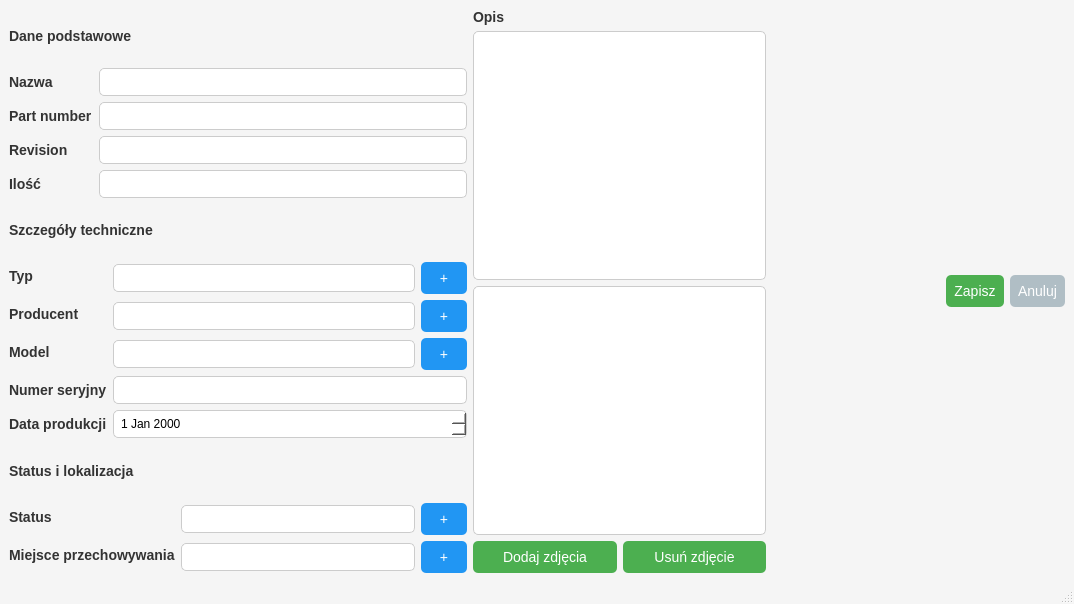
<?xml version="1.0" encoding="UTF-8"?>
<ui version="4.0">
 <class>MainWindow</class>
 <widget class="QMainWindow" name="MainWindow">
  <property name="geometry">
   <rect>
    <x>0</x>
    <y>0</y>
    <width>1074</width>
    <height>604</height>
   </rect>
  </property>
  <property name="windowTitle">
   <string>MainWindow</string>
  </property>
  <property name="styleSheet">
   <string notr="true">
QMainWindow {
    background-color: #F5F5F5; /* Jasnoszare tło aplikacji */
}

QLabel {
    color: #333333; /* Ciemny kolor czcionki dla etykiet */
    font-size: 14px;
    font-weight: bold;
}

QLineEdit, QComboBox, QDateEdit, QPlainTextEdit {
    border: 1px solid #CCCCCC; /* Jasnoszare ramki */
    border-radius: 5px;
    padding: 5px;
    background-color: #FFFFFF; /* Białe tło pól */
    color: #000000; /* Czarny tekst */
    min-width: 200px; /* Minimalna szerokość pól dla spójności */
}

QComboBox QAbstractItemView {
    background-color: #FFFFFF;
    color: #000000;
    selection-background-color: #4CAF50; /* Zielone tło wybranego elementu */
    selection-color: #FFFFFF; /* Biały tekst wybranego elementu */
}

QComboBox::drop-down {
    border: none;
    subcontrol-origin: padding;
    subcontrol-position: top right;
    width: 20px;
}

QPushButton {
    border: none;
    border-radius: 5px;
    padding: 8px;
    font-size: 14px;
}

/* Styl przycisku Zapisz oraz przycisków dodaj/usuń zdjęcie */
QPushButton#New_item_PushButton_OK,
QPushButton#New_item_addPhoto,
QPushButton#New_item_removePhoto {
    background-color: #4CAF50; /* Zielony kolor akcji zatwierdzających */
    color: white;
}

/* Styl przycisku Anuluj */
QPushButton#New_item_PushButton_Cancel {
    background-color: #B0BEC5; /* Szary kolor anulowania */
    color: white;
}

/* Styl przycisków dodających nowe wpisy (+) */
QPushButton#New_item_addType,
QPushButton#New_item_addVendor,
QPushButton#New_item_addModel,
QPushButton#New_item_addStatus,
QPushButton#New_item_addStoragePlace {
    background-color: #2196F3; /* Niebieski dla przycisków &quot;Dodaj&quot; */
    color: white;
    min-width: 30px;
    max-width: 30px;
}

/* Efekt najechania na dowolny przycisk */
QPushButton:hover {
    opacity: 0.8;
}

/* Styl widoku zdjęcia */
QGraphicsView {
    border: 1px solid #CCCCCC;
    border-radius: 5px;
    background-color: #FFFFFF;
}</string>
  </property>
  <widget class="QWidget" name="centralwidget">
   <layout class="QHBoxLayout" name="mainLayout">
    <item>
     <layout class="QVBoxLayout" name="leftLayout">
      <item>
       <widget class="QLabel" name="basicInfoLabel">
        <property name="font">
         <font>
          <pointsize>-1</pointsize>
          <bold>true</bold>
         </font>
        </property>
        <property name="text">
         <string>Dane podstawowe</string>
        </property>
       </widget>
      </item>
      <item>
       <layout class="QFormLayout" name="basicInfoForm">
        <item row="0" column="0">
         <widget class="QLabel" name="label_2">
          <property name="text">
           <string>Nazwa</string>
          </property>
         </widget>
        </item>
        <item row="0" column="1">
         <widget class="QLineEdit" name="New_item_name"/>
        </item>
        <item row="1" column="0">
         <widget class="QLabel" name="label_11">
          <property name="text">
           <string>Part number</string>
          </property>
         </widget>
        </item>
        <item row="1" column="1">
         <widget class="QLineEdit" name="New_item_partNumber"/>
        </item>
        <item row="2" column="0">
         <widget class="QLabel" name="label_12">
          <property name="text">
           <string>Revision</string>
          </property>
         </widget>
        </item>
        <item row="2" column="1">
         <widget class="QLineEdit" name="New_item_revision"/>
        </item>
        <item row="3" column="0">
         <widget class="QLabel" name="label_13">
          <property name="text">
           <string>Ilość</string>
          </property>
         </widget>
        </item>
        <item row="3" column="1">
         <widget class="QLineEdit" name="New_item_value"/>
        </item>
       </layout>
      </item>
      <item>
       <widget class="QLabel" name="techDetailsLabel">
        <property name="font">
         <font>
          <pointsize>-1</pointsize>
          <bold>true</bold>
         </font>
        </property>
        <property name="text">
         <string>Szczegóły techniczne</string>
        </property>
       </widget>
      </item>
      <item>
       <layout class="QFormLayout" name="techDetailsForm">
        <item row="0" column="0">
         <widget class="QLabel" name="label_3">
          <property name="text">
           <string>Typ</string>
          </property>
         </widget>
        </item>
        <item row="0" column="1">
         <layout class="QHBoxLayout">
          <item>
           <widget class="QComboBox" name="New_item_type">
            <property name="editable">
             <bool>true</bool>
            </property>
           </widget>
          </item>
          <item>
           <widget class="QPushButton" name="New_item_addType">
            <property name="text">
             <string>+</string>
            </property>
           </widget>
          </item>
         </layout>
        </item>
        <item row="1" column="0">
         <widget class="QLabel" name="label_4">
          <property name="text">
           <string>Producent</string>
          </property>
         </widget>
        </item>
        <item row="1" column="1">
         <layout class="QHBoxLayout">
          <item>
           <widget class="QComboBox" name="New_item_vendor"/>
          </item>
          <item>
           <widget class="QPushButton" name="New_item_addVendor">
            <property name="text">
             <string>+</string>
            </property>
           </widget>
          </item>
         </layout>
        </item>
        <item row="2" column="0">
         <widget class="QLabel" name="label_5">
          <property name="text">
           <string>Model</string>
          </property>
         </widget>
        </item>
        <item row="2" column="1">
         <layout class="QHBoxLayout">
          <item>
           <widget class="QComboBox" name="New_item_model"/>
          </item>
          <item>
           <widget class="QPushButton" name="New_item_addModel">
            <property name="text">
             <string>+</string>
            </property>
           </widget>
          </item>
         </layout>
        </item>
        <item row="3" column="0">
         <widget class="QLabel" name="label_6">
          <property name="text">
           <string>Numer seryjny</string>
          </property>
         </widget>
        </item>
        <item row="3" column="1">
         <widget class="QLineEdit" name="New_item_serialNumber"/>
        </item>
        <item row="4" column="0">
         <widget class="QLabel" name="label_7">
          <property name="text">
           <string>Data produkcji</string>
          </property>
         </widget>
        </item>
        <item row="4" column="1">
         <widget class="QDateEdit" name="New_item_ProductionDate"/>
        </item>
       </layout>
      </item>
      <item>
       <widget class="QLabel" name="statusLabel">
        <property name="font">
         <font>
          <pointsize>-1</pointsize>
          <bold>true</bold>
         </font>
        </property>
        <property name="text">
         <string>Status i lokalizacja</string>
        </property>
       </widget>
      </item>
      <item>
       <layout class="QFormLayout" name="statusForm">
        <item row="0" column="0">
         <widget class="QLabel" name="label_8">
          <property name="text">
           <string>Status</string>
          </property>
         </widget>
        </item>
        <item row="0" column="1">
         <layout class="QHBoxLayout">
          <item>
           <widget class="QComboBox" name="New_item_status"/>
          </item>
          <item>
           <widget class="QPushButton" name="New_item_addStatus">
            <property name="text">
             <string>+</string>
            </property>
           </widget>
          </item>
         </layout>
        </item>
        <item row="1" column="0">
         <widget class="QLabel" name="label_9">
          <property name="text">
           <string>Miejsce przechowywania</string>
          </property>
         </widget>
        </item>
        <item row="1" column="1">
         <layout class="QHBoxLayout">
          <item>
           <widget class="QComboBox" name="New_item_storagePlace"/>
          </item>
          <item>
           <widget class="QPushButton" name="New_item_addStoragePlace">
            <property name="text">
             <string>+</string>
            </property>
           </widget>
          </item>
         </layout>
        </item>
       </layout>
      </item>
     </layout>
    </item>
    <item>
     <layout class="QVBoxLayout" name="rightLayout">
      <item>
       <widget class="QLabel" name="label_10">
        <property name="font">
         <font>
          <pointsize>-1</pointsize>
          <bold>true</bold>
         </font>
        </property>
        <property name="text">
         <string>Opis</string>
        </property>
       </widget>
      </item>
      <item>
       <widget class="QPlainTextEdit" name="New_item_description"/>
      </item>
      <item>
       <widget class="QGraphicsView" name="graphicsView"/>
      </item>
      <item>
       <layout class="QHBoxLayout">
        <item>
         <widget class="QPushButton" name="New_item_addPhoto">
          <property name="text">
           <string>Dodaj zdjęcia</string>
          </property>
         </widget>
        </item>
        <item>
         <widget class="QPushButton" name="New_item_removePhoto">
          <property name="text">
           <string>Usuń zdjęcie</string>
          </property>
         </widget>
        </item>
       </layout>
      </item>
     </layout>
    </item>
    <item>
     <layout class="QVBoxLayout" name="bottomLayout">
      <item>
       <layout class="QHBoxLayout" name="actionButtonsLayout">
        <item>
         <spacer name="horizontalSpacer">
          <property name="orientation">
           <enum>Qt::Horizontal</enum>
          </property>
          <property name="sizeHint" stdset="0">
           <size>
            <width>40</width>
            <height>20</height>
           </size>
          </property>
         </spacer>
        </item>
        <item>
         <widget class="QPushButton" name="New_item_PushButton_OK">
          <property name="text">
           <string>Zapisz</string>
          </property>
         </widget>
        </item>
        <item>
         <widget class="QPushButton" name="New_item_PushButton_Cancel">
          <property name="text">
           <string>Anuluj</string>
          </property>
         </widget>
        </item>
       </layout>
      </item>
     </layout>
    </item>
   </layout>
  </widget>
  <widget class="QStatusBar" name="statusbar"/>
 </widget>
 <resources/>
 <connections/>
</ui>
